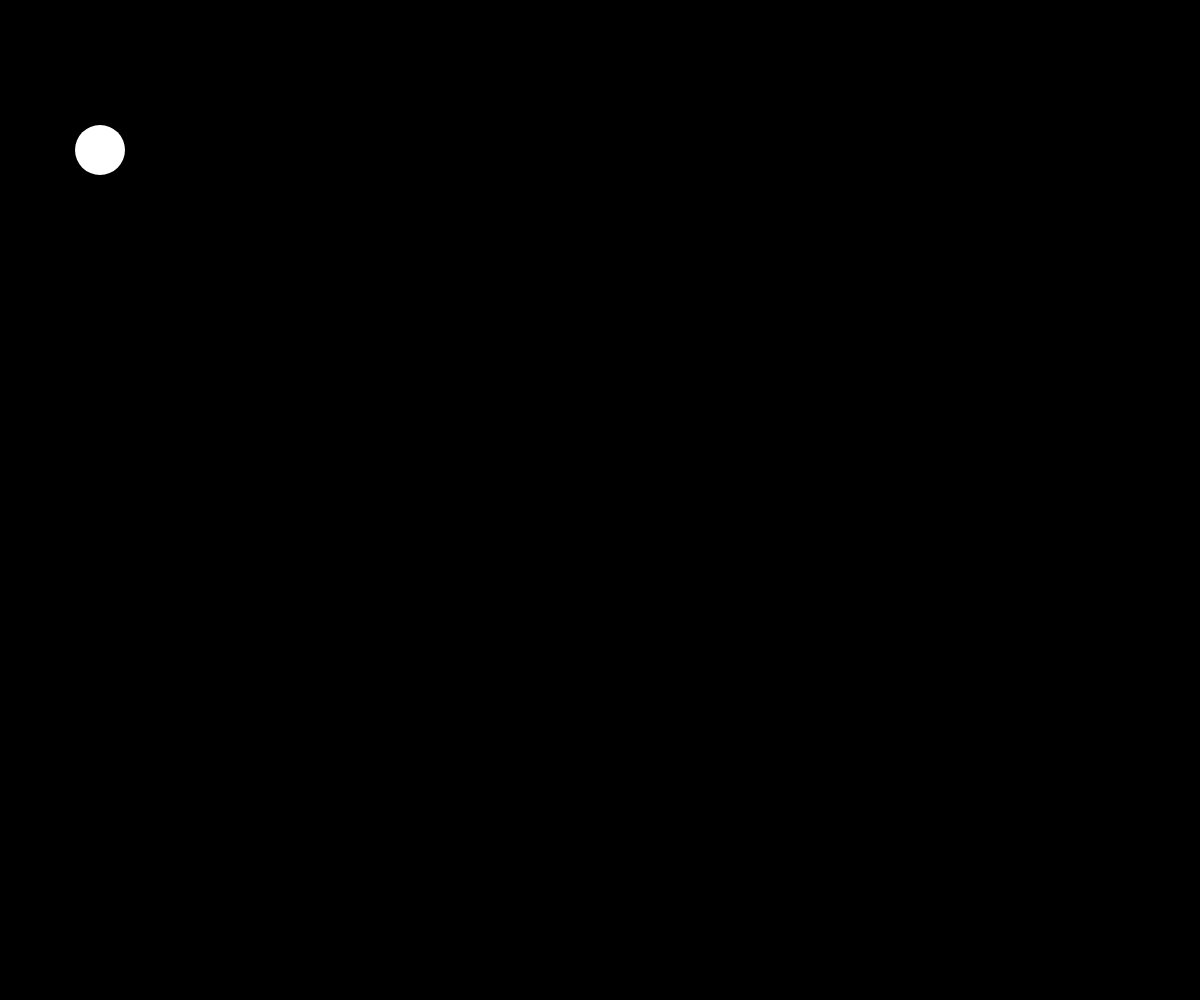
Frame 1 (no input)
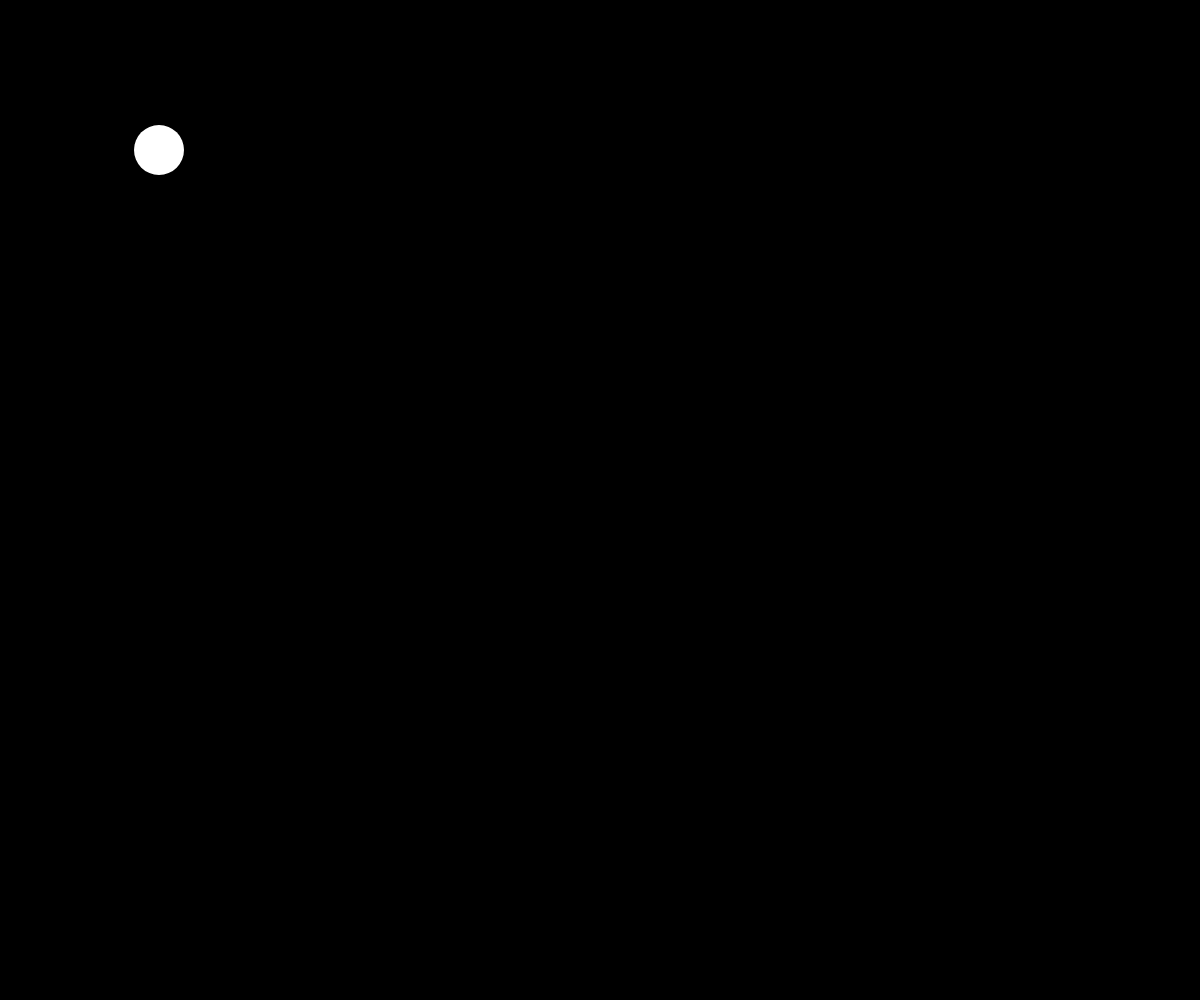
Frame 60 (no input)
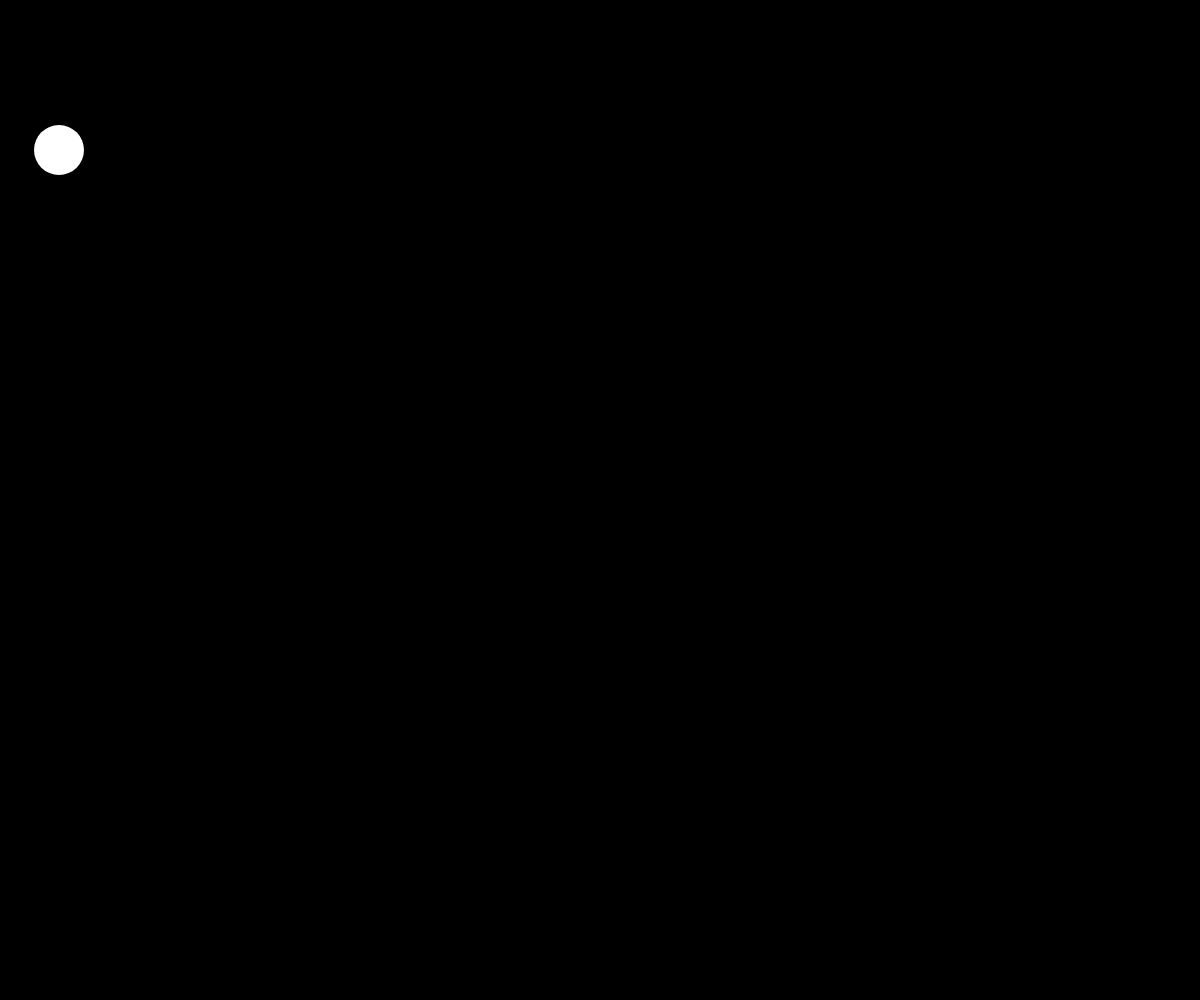
Frame 120 (the mouse pressed at the canvas centre since frame 60)

The p5.js sketch that drew these frames (run headless with seeded random() and noise() and a simulated clock; from frame 60 on, the mouse is pressed at the canvas centre):

// p5.js sketch
// ── sketch.js
let circleX = 100;

function setup() {
  createCanvas(windowWidth, windowHeight);

  

}
function mousePressed() {
 circleX = 0;
}

function draw() {
 background(0);
 noStroke();
 fill(255);
 circle(circleX, 150, 50);
 circleX++ ;


}
